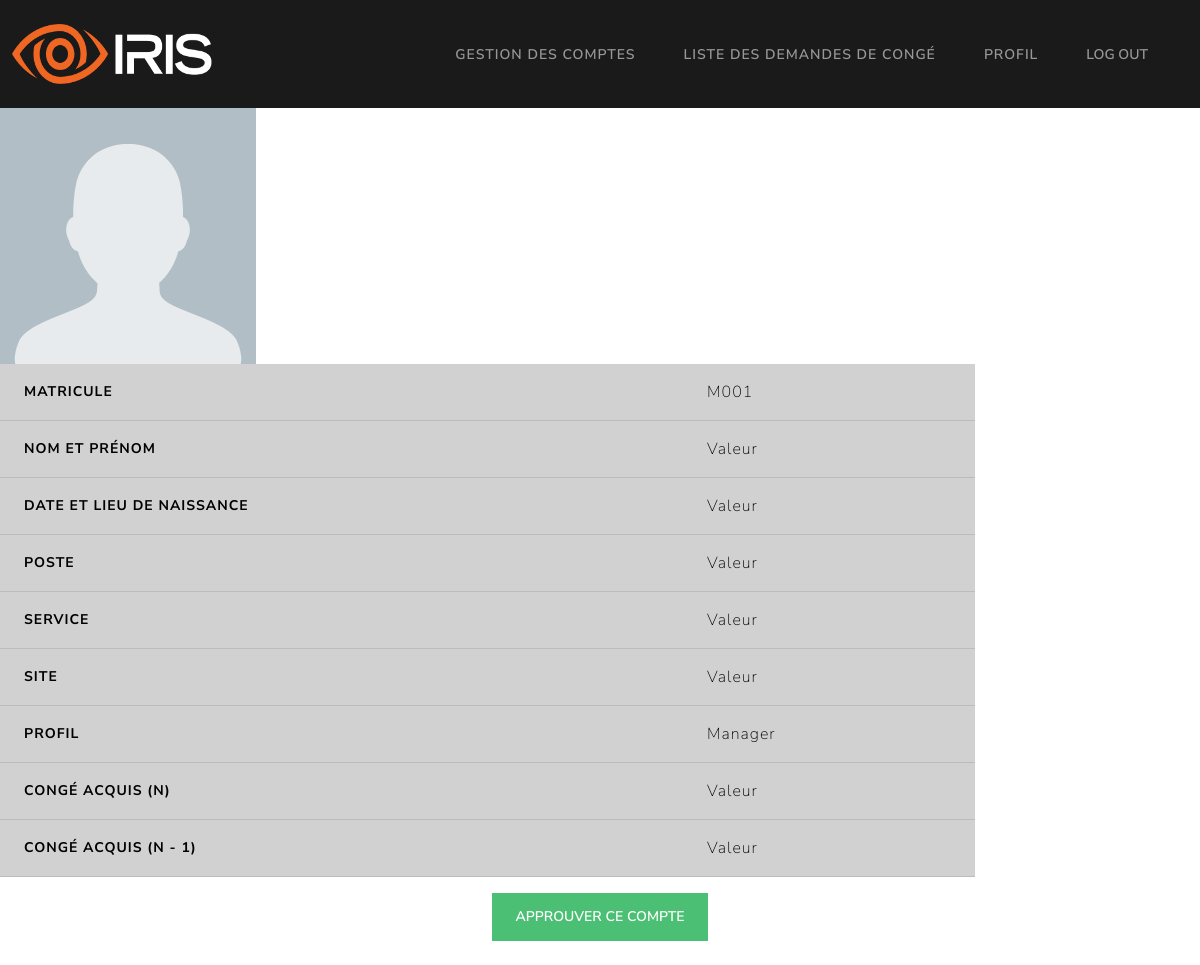
/GRH/demande_compte/3, run on an earlier commit of the app's database.
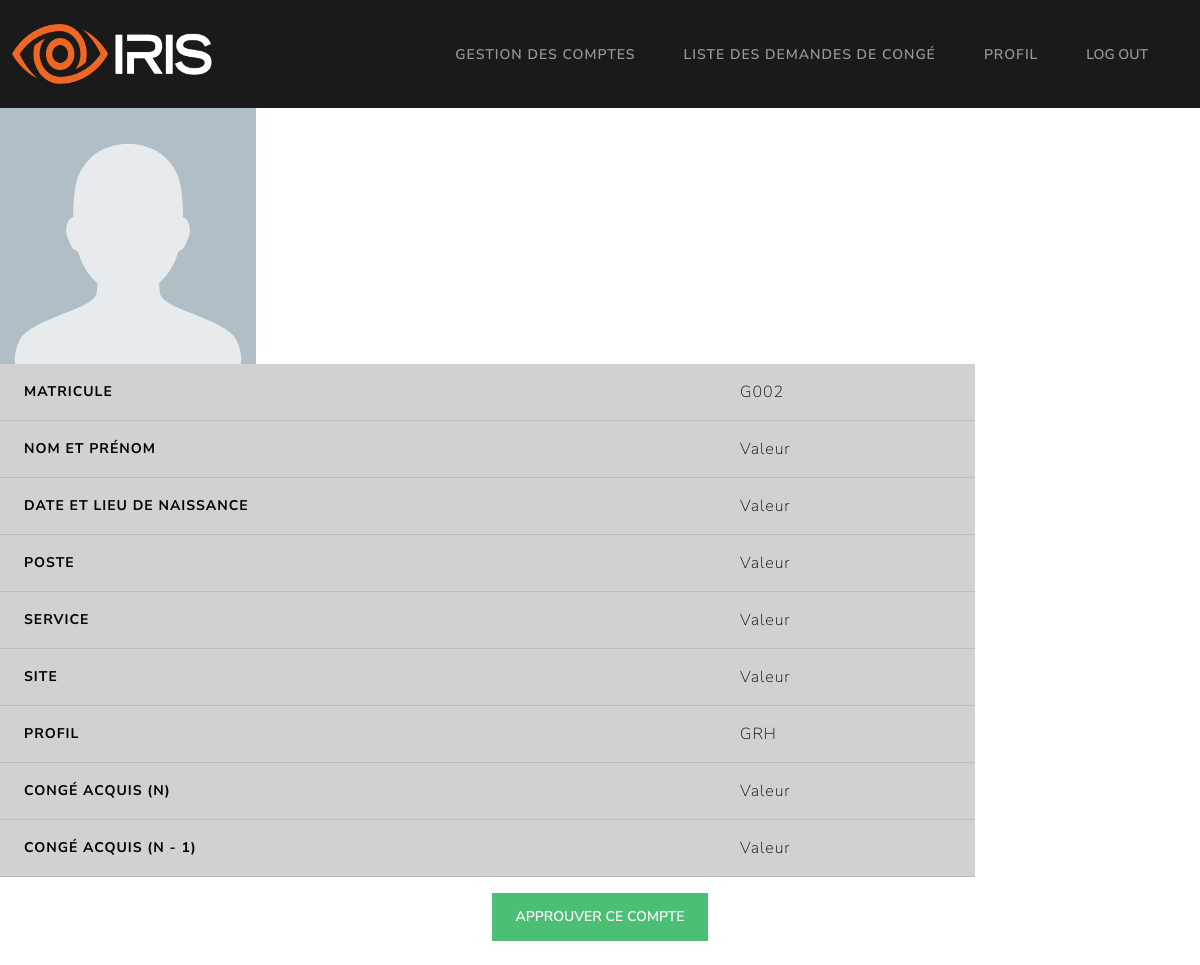
And on a later commit of the database.
### Models/models.py (models this page shows, shortened)
class userLoginCredentials(db.Model):
    id = db.Column(db.Integer, primary_key=True)
    matricule = db.Column(db.String, unique=True, nullable=False)
    hashed_password = db.Column(db.String, unique=False, nullable=False)
    role = db.Column(db.String, unique=False, nullable=False)
    account_confirmed = db.Column(db.Boolean, unique=False, nullable=False)

### app.py (the view)
@app.get("/GRH/demande_compte/<int:id>")
def demande_compte(id):
	return getPendingAccount(id)

### Controllers/GRHController.py (called while the page is built)
def getPendingAccount(id):
    try:
        account = userLoginCredentials.query.filter_by(id=id).first()
        return render_template("/GRH/detailsCompte.html", user=account)
    except Exception as e:
        return render_template("/GRH/detailsCompte.html", error=str(e))

### templates/GRH/detailsCompte.html (shortened to what this page needs)
{% extends '/GRH/base.html' %} {% block title %} Profil {% endblock %}
{% block content %}
<div>
  <img
    src="{{ url_for('static', filename='missing-profile-photo.png') }}"
    alt="Not found"
    onerror="this.src='static/missing-profile-photo.png';"
    style="float: left"
  />
</div>
<table class="table table-hover" style="line-height: 0.5">
  <tbody>
    <tr class="table-primary">
      <th scope="row">Matricule</th>
      <td>{{ user.matricule }}</td>
    </tr>
    <tr class="table-primary">
      <th scope="row">Nom et prénom</th>
      <td>Valeur</td>
    </tr>
    <tr class="table-primary">
      <th scope="row">Date et lieu de naissance</th>
      <td>Valeur</td>
    </tr>
    <tr class="table-primary">
      <th scope="row">Poste</th>
      <td>Valeur</td>
    </tr>
    <tr class="table-primary">
      <th scope="row">Service</th>
      <td>Valeur</td>
    </tr>
    <tr class="table-primary">
      <th scope="row">Site</th>
      <td>Valeur</td>
    </tr>
    <tr class="table-primary">
      <th scope="row">Profil</th>
      <td>{{ user.role }}</td>
    </tr>
    <tr class="table-primary">
      <th scope="row">Congé acquis (N)</th>
      <td>Valeur</td>
    </tr>
    <tr class="table-primary">
      <th scope="row">Congé acquis (N - 1)</th>
      <td>Valeur</td>
    </tr>
  </tbody>
</table>
<div style="text-align: center;">
  <form method="POST" action="demande_compte/{{ user.id }}/approuver">
    <button type="Submit" class="btn btn-success">Approuver ce compte</button>
  </form>
</div>
<br />
{% endblock %}

### templates/GRH/base.html (shortened to what this page needs)
<!DOCTYPE html>
<html>
  <head>
    <link rel="stylesheet" href="{{ url_for('static', filename='bootstrap.css') }}" />
  </head>
  <body>
    <nav class="navbar navbar-expand-lg bg-primary" data-bs-theme="dark">
      <div class="container-fluid">
        <div>
            <img src="/static/g22.png" width="200" height="60">
        </div>
        <div class="collapse navbar-collapse" id="navbarColor01">
          <ul class="navbar-nav me-auto">
            <li class="nav-item">
              <a class="nav-link" href="gestion_comptes">Gestion des comptes</a>
            </li>
            <li class="nav-item">
              <a class="nav-link" href="demandes_congé">Liste des demandes de congé</a>
            </li>
            <li class="nav-item">
              <a class="nav-link" href="home">Profil</a>
            </li>
            <li class="nav-item">
              <button type="Submit" form="myForm" class="nav-link">LOG OUT</a>
            </li>
          </ul>
        </div>
      </div>
    </nav>
    {% block content %} {% endblock %}
  </body>
</html>

What changed in the data, as far as the page shows it:
changed userLoginCredentials: matricule "M001" → "G002"; role "Manager" → "GRH"
